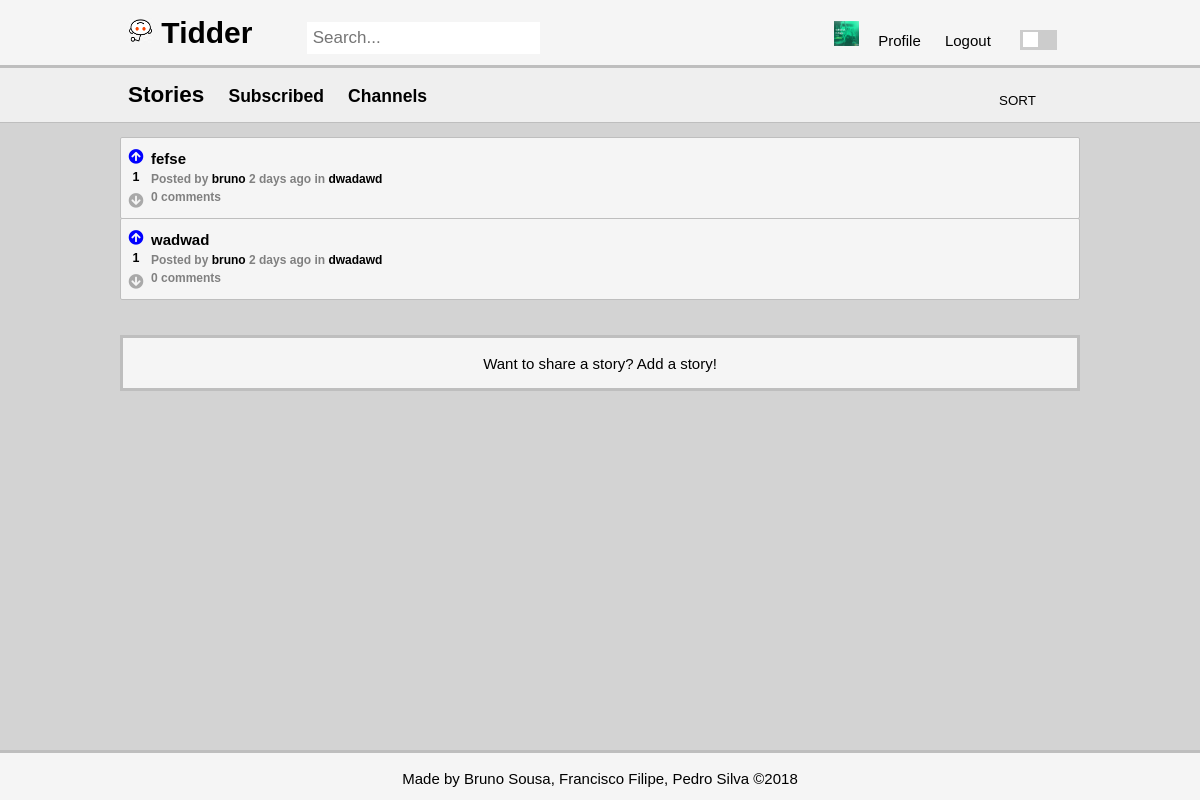
The app's page /pages/stories.php (signed in), older data.
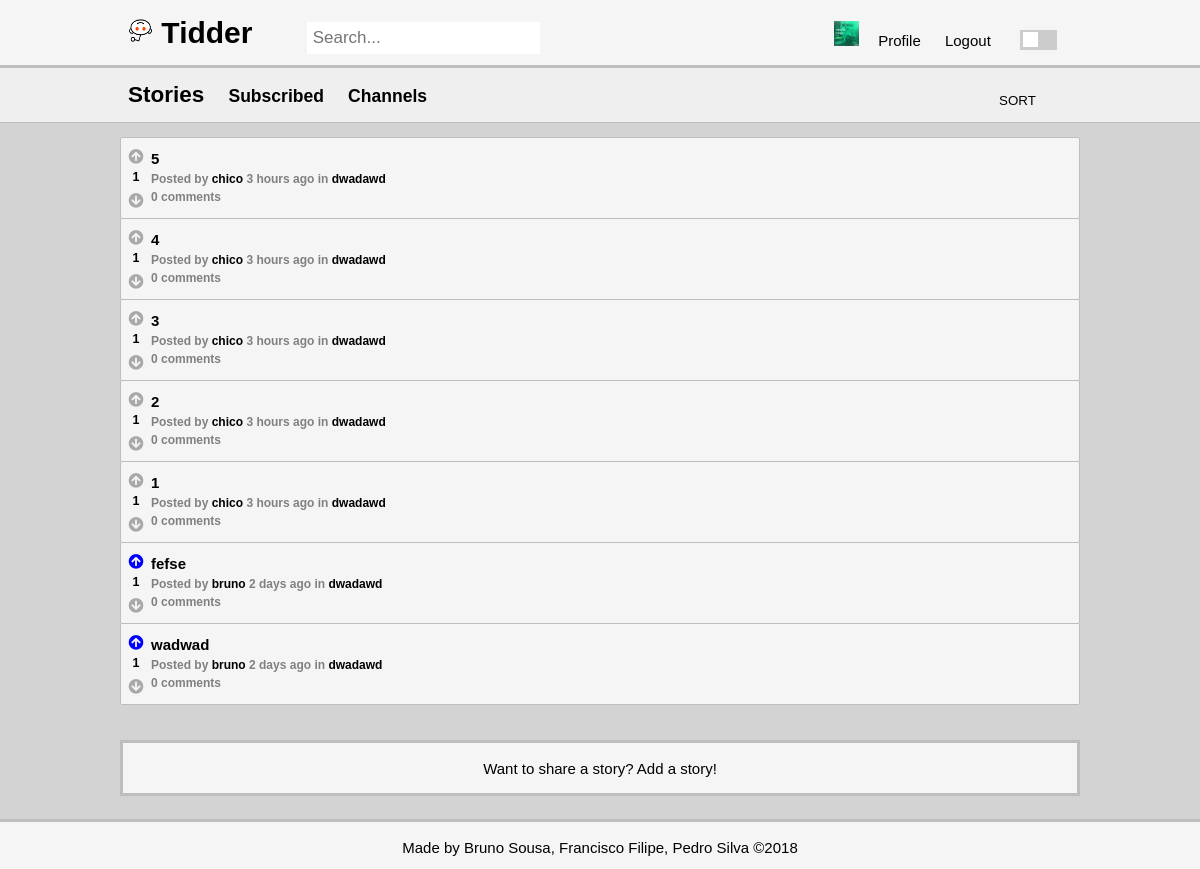
The same page, newer data.
### tables this page shows
CREATE TABLE opinion (
    opinion_id INTEGER NOT NULL PRIMARY KEY AUTOINCREMENT,
	parent_id INTEGER REFERENCES opinion(opinion_id),
    opinion_title VARCHAR,
    opinion_text VARCHAR NOT NULL,
	channel_id INTEGER REFERENCES channel,
	posted DATETIME NOT NULL,
    user_id INTEGER NOT NULL REFERENCES user
);

### pages/stories.php (called while the page is built, shortened)
<?php
	include_once('../includes/date.php');
	include_once('../database/db_story.php');
	include_once('../database/db_user.php');
	include_once('../database/db_vote.php');
	include_once('../templates/tpl_common.php');
	include_once('../templates/tpl_stories.php');
	if(isset($_GET['subscribed']) && $_GET['subscribed'] == 'true'){
		if(!isset($_SESSION['user_id']))
			die(header('Location: ../index.php'));
		$stories = array_reverse(getAllSubscribedStories($_SESSION['user_id']));
	}
	else $stories = array_reverse(getAllStories());
	$now = time();
	for($i = 0; $i < count($stories); $i++){
		$stories[$i]['username'] = getUserName($stories[$i]['user_id']);
		$stories[$i]['score'] = getScore($stories[$i]['opinion_id']);
		$stories[$i]['comments']= getNumberComments($stories[$i]['opinion_id']);
		$stories[$i]['channel_name']= getChannelName($stories[$i]['channel_id']);
		if(isset($_SESSION['user_id']))
			$stories[$i]['vote'] = getVote($stories[$i]['opinion_id'], $_SESSION['user_id']);
	}
	if(isset($_GET['subscribed']) && $_GET['subscribed'] == 'true'){
		$page = 'stories.php?subscribed=true';
	}
	else if(isset($_GET['channel'])){
		$page = 'stories.php?channel='.$_GET['channel'];
	}
	else $page = 'stories.php';
	draw_header(true);
	draw_stories($stories,true);
	draw_footer();
?>

### database/db_user.php (called while the page is built, shortened)
<?php
	function getUserName($user_id){
		$db = Database::instance()->db();
		$stmt = $db->prepare('SELECT username FROM user WHERE user_id = ?');
		$stmt->execute(array($user_id));
		return $stmt->fetch()['username'];
	}
	function getPicture($user_id, &$path, &$alt){
		$path = "../pictures/".$user_id.".jpeg";
		$alt = $user_id." Profile Pic";
		if(!file_exists($path))
			$path = "../pictures/".$user_id.".jpg";
	}
?>

### database/db_vote.php (called while the page is built, shortened)
<?php
	function getVote($opinion_id, $user_id){
		$db = Database::instance()->db();
		$stmt = $db->prepare('SELECT value FROM vote WHERE opinion_id = ? AND user_id = ?');
		$stmt->execute(array($opinion_id, $user_id));
		$value = $stmt->fetch();
		if($value)
			return $value['value'];
		return 0;
	}
?>

### database/db_story.php (called while the page is built, shortened)
<?php
	function getAllStories() {
		$db = Database::instance()->db();
		$stmt = $db->prepare('SELECT * FROM opinion WHERE parent_id IS NULL');
		$stmt->execute();
		return $stmt->fetchAll();
	}
?>

### includes/date.php (called while the page is built, shortened)
<?php
	function deltaTime($now, $date){
		$time = strtotime($date);
		$delta = $now - $time;
		if(!floor($delta/86400)){
			$time_word = (floor($delta/3600) == 1 ? ' hour ' : ' hours ');
			return floor($delta/3600).$time_word.'ago';
		}
		if(!floor($delta/2592000)){
			$time_word = (floor($delta/86400) == 1 ? ' day ' : ' days ');
			return floor($delta/86400).$time_word.'ago';
		}
		$time_word = (floor($delta/31104000) == 1 ? ' year ' : ' years ');
		return floor($delta/31104000).$time_word.'ago';
	}
?>

### templates/tpl_stories.php (the view, shortened to what this page needs)
<?php
	function draw_stories($stories, $not_profile){
		global $channel;
		global $page;
		?>
	<section id="stories">
	<header class = "secondary-header">
	<div class = "container">
		<?php if(isset($_GET['subscribed']) && $_GET['subscribed'] == 'true') { ?>
			<h2>Subscribed</h2>
			<h3><a href="stories.php">Stories</a></h3>
			<h3><a href="channels.php">Channels</a></h3>
		<?php } else {?>
			<h2>Stories</h2>
			<h3><a href="stories.php?subscribed=true">Subscribed</a></h3>
			<h3><a href="channels.php">Channels</a></h3>
		<?php } ?>
			<?php if ($not_profile) { ?>
			<form method="post" action="../actions/action_sort_stories.php">
				<select name="sort" onchange="this.form.submit();">
					<option value="-1" hidden selected>SORT</option>
				</select>
			</form >
			<?php } ?>
		</div>
		</header>
		<div class = "container">
			<ol>
			<?php
				foreach($stories as $story)
					draw_story($story);
			?>
			</ol>
		</div>
		<?php if($not_profile){
			if(!isset($_SESSION['user_id'])) { ?>
			<footer class = "secondary-footer">
				<p>Want to add a story? <a href='../pages/login.php?redirect=<?=urlencode($page)?>'>Login</a> or <a href='../pages/signup.php?redirect=<?=urlencode($page)?>'>Signup</a></p>
			</footer>
		<?php } else if($channel){?>
			<footer class = "secondary-footer">
				<p>Want to share a story? <a href="add_story.php?channel=<?=$channel?>">Add a story!</a></p>
			</footer>
		<?php } else {?>
			<footer class = "secondary-footer" >
				<p>Want to share a story? <a href="add_story.php">Add a story!</a></p>
			</footer>
			<?php } ?>
		<?php } ?>
			</section>
<?php }
		function draw_story($story) {
		global $now;
		?>
		<li>
				<article class="story" data-id="<?=$story['opinion_id']?>">
					<div class = "votes-container">
							<div class = "votes">
								<div class="upvote" role="button" data-value="<?=$story['vote']?>"><i class="fas fa-arrow-circle-up"></i></div>
								<h5><?=$story['score']?></h5>
								<div class="downvote" role="button" data-value="<?=$story['vote']?>"><i class="fas fa-arrow-circle-down"></i></div>
							</div>
					</div>
					<div class = "storyinfo">
						<h3><a href="story.php?story_id=<?=$story['opinion_id']?>"><?=htmlentities($story['opinion_title'])?></a></h3>
						<h4>Posted by <a href="<?='profile.php?username='.urlencode($story['username'])?>"><?=htmlentities($story['username'])?></a>
							<?=deltaTime($now, $story['posted'])?>
							in <a href="<?='stories.php?channel='.urlencode($story['channel_name'])?>"><?=htmlentities($story['channel_name'])?></a></h4>
						<?php if($story['comments'] == 1){ ?>
							<h4><?=$story['comments']?> comment</h4>
						<?php } else { ?>
							<h4><?=$story['comments']?> comments</h4>
						<?php } ?>
					</div>
		   </article>
		</li>
    <?php } ?>

### templates/tpl_common.php (shortened to what this page needs)
<?php
include_once('../database/db_user.php');
function draw_header($isnt_login_signup) {
	global $page;
?>
<!DOCTYPE html>
<html lang="en-US">
<head>
	<link rel="stylesheet" href="https://use.fontawesome.com/releases/v5.5.0/css/all.css">
	<link rel="stylesheet" type="text/css" href="../css/style.css">
	<link rel="stylesheet" type="text/css" href="../css/responsive.css">
</head>
<body class = "light">
	<div class = "wrapper">
	<header>
		<div class = "container" id="header_container">
			<h1>
				<a href="../index.php" class = "dont-underline">
					<img src="../pictures/default.jpg" alt="icon" width = "25" height = "25"> Tidder
				</a>
			</h1>
			<div class = "form-container">
				<form method="get" action="../actions/action_search.php">
					<input type="text" name="search" placeholder="Search..." required>
				</form>
			</div>
			<nav>
				<ul>
			<?php if(!isset($_SESSION['user_id'])) {
				if($isnt_login_signup) { ?>
					<li><a href='../pages/login.php?redirect=<?=urlencode($page)?>'>Login</a></li>
					<li><a href='../pages/signup.php?redirect=<?=urlencode($page)?>'>Signup</a></li>
			<?php }
			} else {
				$username = getUserName($_SESSION['user_id']);
				$profile_link = "../pages/profile.php?username=".urlencode($username); ?>
					<li><img src=<?=$path?> alt=<?=$alt?> width="25" height="25">
					<li><a href=<?=$profile_link?>>Profile</a></li>
					<li><a href='../actions/action_logout.php?redirect=<?=urlencode($page)?>'>Logout</a></li>
			<?php } ?>
					<li>
						<label class = "switch">
							<span class = "slider round"></span>
						</label>
					</li>
				</ul>
			</nav>
		</div>
	</header>
<?php
}
function draw_footer() {?>
		</div>
		<footer>
			<p>
				Made by <a href="https://github.com/Rekicho">Bruno Sousa</a>,
				<a href="https://github.com/CiscoFrisco">Francisco Filipe</a>,
				<a href="https://github.com/PedroMiguelSilva">Pedro Silva</a> &copy;2018
			</p>
		</footer>
	</body>
</html>
<?php } ?>

### css/style.css (style rules this page uses)
html, body { height: 100%; margin: 0; }
body { background-color: var(--main-bg); font: 15px/1.5 Arial, Helvetica, sans-serif; padding: 0; position: relative; }
.container .form-container input[type=text] { padding: 6px; border: none; margin-left: 20px; font-size: 17px; }
.wrapper { min-height: 100%; margin-bottom: -50px; }
.wrapper:after { content: ""; display: block; height: 50px; }
h2, h3, h5,p { color: var(--main-font-color); }
h4 { font-size: 12px; color: var(--secondary-font-color); }
.container { width: 80%; margin: 0px auto; overflow: hidden; min-height: 100%; position: relative; }
select { border: none; background-color: inherit; color: var(--main-font-color); -webkit-appearance: none; -moz-appearance: none; text-indent: 1px; text-overflow: ''; text-align-last: center; padding: 5px; }
footer { background-color: var(--writing-bg); border-top: var(--border-color) 3px solid; height:50px; text-align: center; color: var(--main-font-color); }
a { color: var(--main-font-color); text-decoration: none; }
nav a { padding: 5px; }
ol { list-style-type: none; padding: 0; }
.switch { margin: 10px; position: relative; display: inline-block; width: 37px; height: 20px; }
.slider { position: absolute; cursor: pointer; top: 0; left: 0; right: 0; bottom: 0; background-color: #ccc; -webkit-transition: .4s; transition: .4s; height: 20px; }
.slider:before { position: absolute; content: ""; height: 15px; width: 15px; left: 3px; bottom: 3px; background-color: white; -webkit-transition: .4s; transition: .4s; }
.fa-arrow-circle-down, .fa-arrow-circle-up { color: var(--icon-color); }
.upvote[data-value="1"] .fa-arrow-circle-up , .fa-arrow-circle-up:hover { color: blue; }
.upvote , .downvote { margin:0; padding:0; margin-top: 3px; }
header li { display: inline; padding: 0 5px; }
header ul { padding: 0; margin: 0; }
header h1 { display: inline-block; margin: 0; }
header nav { display: inline-block; margin-top: 10px; position: absolute; right: 0; }
header { background-color: var(--writing-bg); color: var(--main-font-color); padding: 10px; border-bottom: var(--border-color) 3px solid; }
.secondary-header { background-color: var(--secondary-writing-bg); border-bottom: var(--border-color) 1px solid; }
.form-container { display: inline-block; padding: 0; margin: 0; width: 200px; padding-left: 30px; }
.secondary-header h3, .secondary-header h2 { display: inline-block; padding-right: 20px; margin: 0; }
.secondary-header select { display: inline-block; position: absolute; right: 0; top: 10px; padding: 5px; }
.secondary-footer { margin: 20px 10%; border: var(--border-color) 3px solid; }
article.story { background-color: var(--writing-bg); position: relative; min-height: 80px; border-radius: 2px; border: var(--border-color) 1px solid; margin-top: -1px; }
.votes-container { position: absolute; float: left; width: 30px; display: flex; align-items: center; justify-content: center; flex-direction: column; margin-top: 5px; }
.votes-container h5 { padding: 0; margin: 0; text-align: center; }
article.story .storyinfo { padding: 10px; padding-left: 30px; overflow: hidden; }
article.story .storyinfo h3 { margin: 0; margin-right: 5px; font-size: 15px; }
article.story .storyinfo h3 a { color: var(--main-font-color); text-decoration: none; }
article.story .storyinfo h4 { margin: 0; }
article.story .storyinfo h4 a { text-decoration: none; }
.wrapper header form:nth-child(1) { width: 210px; }

### css/color.css (style rules this page uses)
:root { --grey-shade-0: #f9f9f9; --grey-shade-1: #f5f5f5; --grey-shade-1-5: #efefef; --grey-shade-2: #d3d3d3; --grey-shade-3: #bebebe; --grey-shade-4: #a9a9a9; --grey-shade-5: #808080; --grey-shade-6: #505050; --grey-shade-7: #303030; }
body.light { --main-bg: var(--grey-shade-2); --hover-bg: var(--grey-shade-2); --writing-bg: var(--grey-shade-1); --secondary-writing-bg: var(--grey-shade-1-5); --border-color: var(--grey-shade-3); --main-font-color: black; --secondary-font-color: var(--grey-shade-5); --icon-color: var(--grey-shade-4); --button-color: var(--grey-shade-3); --button-color-hover: var(--grey-shade-5); }

Row changes from the older to the newer data that the page shows:
added opinion: channel "1", opinion_title "5", username "chico", posted "3 hours ago", channel_name "dwadawd", comments "0"
added opinion: channel "1", opinion_title "4", username "chico", posted "3 hours ago", channel_name "dwadawd", comments "0"
added opinion: channel "1", opinion_title "3", username "chico", posted "3 hours ago", channel_name "dwadawd", comments "0"
added opinion: channel "1", opinion_title "2", username "chico", posted "3 hours ago", channel_name "dwadawd", comments "0"
added opinion: channel "1", opinion_title "1", username "chico", posted "3 hours ago", channel_name "dwadawd", comments "0"
